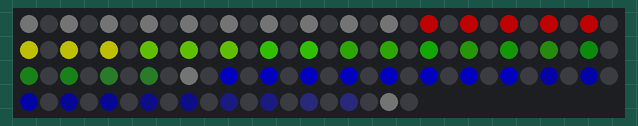
Bench run of a program on a simulated Arduino Pro Mini, built with avr-gcc and run on an emulated ATmega328P. On the bench: 110 RGB LEDs in strip order, left to right, continuing on the next row. Dim RGB values are drawn brighter than linear.

Above: at 0.19 s.
At 1.62 s:
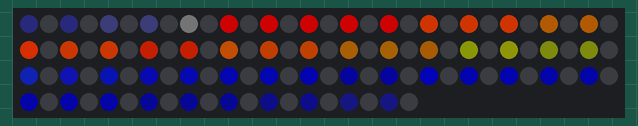
At 3.06 s:
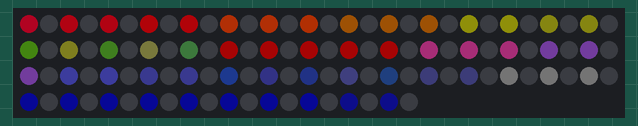
At 6.07 s:
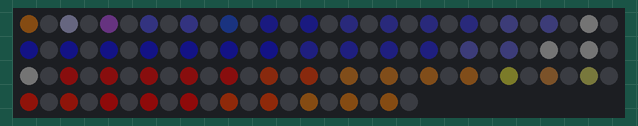
At 11.9 s:
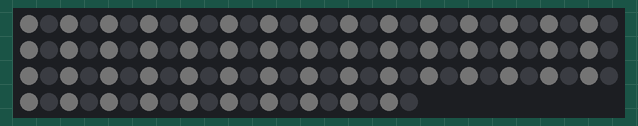
At 39.83 s:
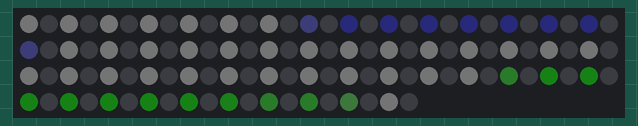

The program:

main.cpp
```cpp
#include <Arduino.h>
#include <FastLED.h>

#define WAVE_COUNT 6
#define NUM_LEDS 110
#define DATA_PIN 9

#define LIGHT_SCALER 40

#define LX 15
#define LX_SQUARED_INV 1/(LX *LX)

#define DAMPENING_MULT 10


long t;
long x_squared;
int8_t centered;
float power;


CRGB leds[NUM_LEDS];

struct Wave
{
	uint16_t center;
	uint8_t color;
	int8_t direction = 1;
	uint16_t t_offset = 0;
	float t_pow = 0;

};

Wave waves[WAVE_COUNT];

void setup() {
    FastLED.addLeds<WS2811, DATA_PIN, RGB>(leds, NUM_LEDS);


    waves[0].color = 1;
    waves[0].center = 30;
    waves[0].t_offset = 0;
    waves[0].direction = 1;


    waves[1].color = 1;
    waves[1].center = 30;
    waves[1].t_offset = 5;
    waves[1].direction = -1;

    waves[2].color = 2;
    waves[2].center = 70;
    waves[2].t_offset = 10;
    waves[2].direction = 1;

    waves[3].color = 2;
    waves[3].center = 70;
    waves[3].t_offset = 15;
    waves[3].direction = -1;

    waves[4].color = 0;
    waves[4].center = 130;
    waves[4].t_offset = 20;
    waves[4].direction = 1;

    waves[5].color = 0;
    waves[5].center = 130;
    waves[5].t_offset = 25;
    waves[5].direction = -1;
}

int calc(int x, float t_pow, int center) {
	centered = ((x-center % NUM_LEDS) + NUM_LEDS) % NUM_LEDS;
	x_squared = centered*centered;
	power = t_pow - x_squared * LX_SQUARED_INV;
	return LIGHT_SCALER*pow(2, power);
}

void loop() {
	for (int x = 0; x < NUM_LEDS; x += 2)	{
		leds[x] = 0x010101;
		for (int i = 0; i < WAVE_COUNT; i++) {
				Wave wave = waves[i];
				leds[x][wave.color] += calc(x, wave.t_pow, wave.center);
			}
	}

	++t;
	for ( Wave &wave : waves ) {
		wave.t_pow = -DAMPENING_MULT*sin( (t - wave.t_offset)*0.01  );
		wave.center += wave.direction;
	}

    FastLED.show();
}
```
